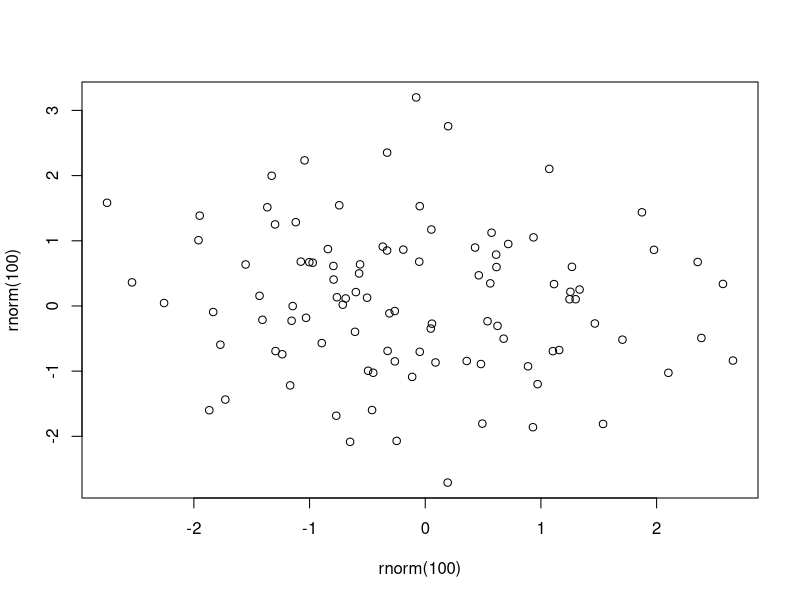
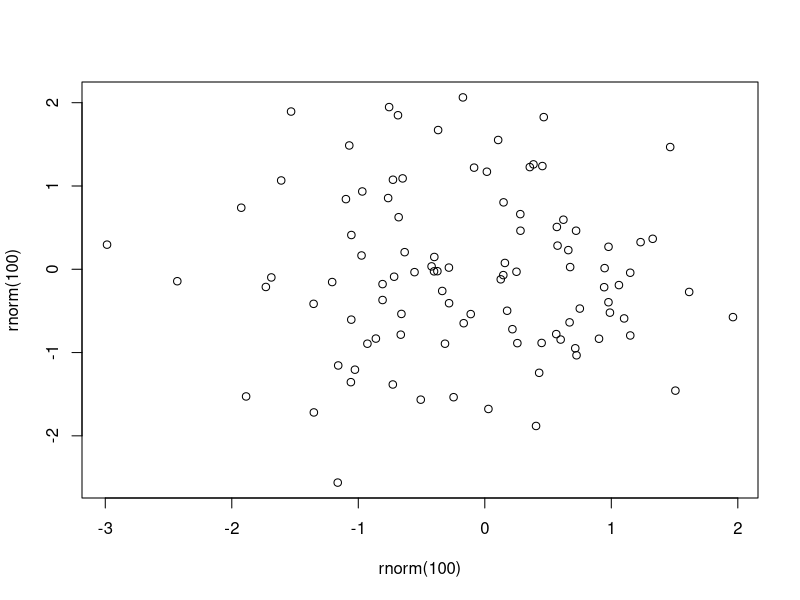

Reproduce these figures in R, in order. (Note: this script raises an error after producing the figures.)
print(plot(rnorm(100), rnorm(100)))

x <- plot(rnorm(100), rnorm(100))
x
str(x)


x <- c(TRUE, TRUE)
y <- c(FALSE, TRUE)
x & y
x && y

